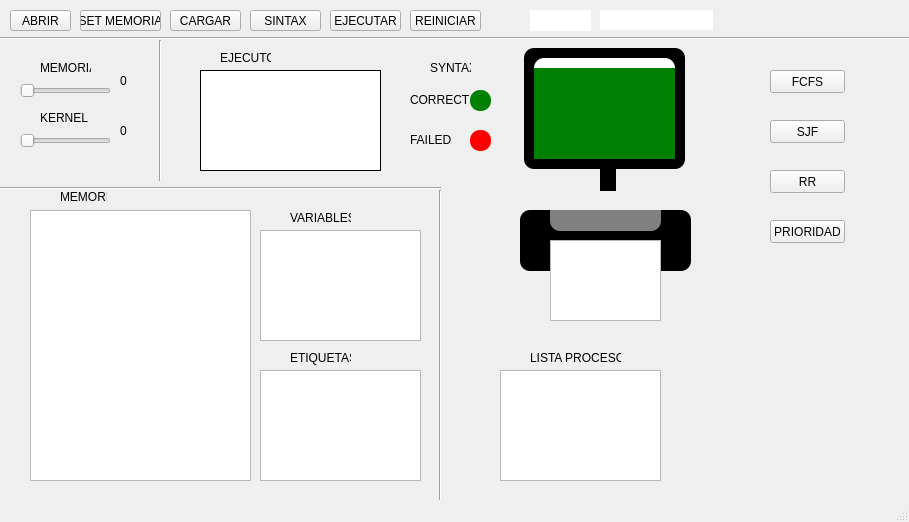
<?xml version="1.0" encoding="UTF-8"?>
<ui version="4.0">
 <class>MainWindow</class>
 <widget class="QMainWindow" name="MainWindow">
  <property name="geometry">
   <rect>
    <x>0</x>
    <y>0</y>
    <width>909</width>
    <height>522</height>
   </rect>
  </property>
  <property name="minimumSize">
   <size>
    <width>725</width>
    <height>522</height>
   </size>
  </property>
  <property name="maximumSize">
   <size>
    <width>909</width>
    <height>522</height>
   </size>
  </property>
  <property name="windowTitle">
   <string>MainWindow</string>
  </property>
  <property name="styleSheet">
   <string notr="true"/>
  </property>
  <widget class="QWidget" name="centralwidget">
   <widget class="QLabel" name="label">
    <property name="geometry">
     <rect>
      <x>40</x>
      <y>60</y>
      <width>51</width>
      <height>16</height>
     </rect>
    </property>
    <property name="text">
     <string>MEMORIA</string>
    </property>
   </widget>
   <widget class="QLabel" name="label_2">
    <property name="geometry">
     <rect>
      <x>40</x>
      <y>110</y>
      <width>51</width>
      <height>16</height>
     </rect>
    </property>
    <property name="text">
     <string>KERNEL</string>
    </property>
   </widget>
   <widget class="QSlider" name="sliderMemory">
    <property name="geometry">
     <rect>
      <x>20</x>
      <y>80</y>
      <width>91</width>
      <height>22</height>
     </rect>
    </property>
    <property name="minimum">
     <number>100</number>
    </property>
    <property name="maximum">
     <number>5900</number>
    </property>
    <property name="value">
     <number>100</number>
    </property>
    <property name="orientation">
     <enum>Qt::Horizontal</enum>
    </property>
   </widget>
   <widget class="QSlider" name="sliderKernel">
    <property name="geometry">
     <rect>
      <x>20</x>
      <y>130</y>
      <width>91</width>
      <height>22</height>
     </rect>
    </property>
    <property name="minimum">
     <number>1</number>
    </property>
    <property name="maximum">
     <number>5000</number>
    </property>
    <property name="orientation">
     <enum>Qt::Horizontal</enum>
    </property>
   </widget>
   <widget class="QLabel" name="label_3">
    <property name="geometry">
     <rect>
      <x>60</x>
      <y>190</y>
      <width>47</width>
      <height>13</height>
     </rect>
    </property>
    <property name="text">
     <string>MEMORIA</string>
    </property>
   </widget>
   <widget class="QListWidget" name="listMemoria">
    <property name="geometry">
     <rect>
      <x>30</x>
      <y>210</y>
      <width>221</width>
      <height>271</height>
     </rect>
    </property>
   </widget>
   <widget class="QListWidget" name="listEtiquetas">
    <property name="geometry">
     <rect>
      <x>260</x>
      <y>370</y>
      <width>161</width>
      <height>111</height>
     </rect>
    </property>
   </widget>
   <widget class="QLabel" name="label_4">
    <property name="geometry">
     <rect>
      <x>290</x>
      <y>350</y>
      <width>61</width>
      <height>16</height>
     </rect>
    </property>
    <property name="text">
     <string>ETIQUETAS</string>
    </property>
   </widget>
   <widget class="QListWidget" name="listVariables">
    <property name="geometry">
     <rect>
      <x>260</x>
      <y>230</y>
      <width>161</width>
      <height>111</height>
     </rect>
    </property>
   </widget>
   <widget class="QLabel" name="label_5">
    <property name="geometry">
     <rect>
      <x>290</x>
      <y>210</y>
      <width>61</width>
      <height>16</height>
     </rect>
    </property>
    <property name="text">
     <string>VARIABLES</string>
    </property>
   </widget>
   <widget class="Line" name="line">
    <property name="geometry">
     <rect>
      <x>0</x>
      <y>180</y>
      <width>441</width>
      <height>16</height>
     </rect>
    </property>
    <property name="orientation">
     <enum>Qt::Horizontal</enum>
    </property>
   </widget>
   <widget class="Line" name="line_2">
    <property name="geometry">
     <rect>
      <x>430</x>
      <y>190</y>
      <width>20</width>
      <height>311</height>
     </rect>
    </property>
    <property name="orientation">
     <enum>Qt::Vertical</enum>
    </property>
   </widget>
   <widget class="Line" name="line_3">
    <property name="geometry">
     <rect>
      <x>150</x>
      <y>40</y>
      <width>20</width>
      <height>141</height>
     </rect>
    </property>
    <property name="orientation">
     <enum>Qt::Vertical</enum>
    </property>
   </widget>
   <widget class="Line" name="line_4">
    <property name="geometry">
     <rect>
      <x>0</x>
      <y>30</y>
      <width>911</width>
      <height>16</height>
     </rect>
    </property>
    <property name="orientation">
     <enum>Qt::Horizontal</enum>
    </property>
   </widget>
   <widget class="QListWidget" name="listProcesos">
    <property name="geometry">
     <rect>
      <x>500</x>
      <y>370</y>
      <width>161</width>
      <height>111</height>
     </rect>
    </property>
   </widget>
   <widget class="QLabel" name="label_6">
    <property name="geometry">
     <rect>
      <x>530</x>
      <y>350</y>
      <width>91</width>
      <height>16</height>
     </rect>
    </property>
    <property name="text">
     <string>LISTA PROCESOS</string>
    </property>
   </widget>
   <widget class="QLabel" name="numMemory">
    <property name="geometry">
     <rect>
      <x>120</x>
      <y>70</y>
      <width>31</width>
      <height>21</height>
     </rect>
    </property>
    <property name="styleSheet">
     <string notr="true"/>
    </property>
    <property name="text">
     <string>0</string>
    </property>
   </widget>
   <widget class="QLabel" name="numKernel">
    <property name="geometry">
     <rect>
      <x>120</x>
      <y>120</y>
      <width>31</width>
      <height>21</height>
     </rect>
    </property>
    <property name="text">
     <string>0</string>
    </property>
   </widget>
   <widget class="QFrame" name="frame">
    <property name="geometry">
     <rect>
      <x>524</x>
      <y>48</y>
      <width>161</width>
      <height>121</height>
     </rect>
    </property>
    <property name="styleSheet">
     <string notr="true">background:black;
border-radius:10%;</string>
    </property>
    <property name="frameShape">
     <enum>QFrame::StyledPanel</enum>
    </property>
    <property name="frameShadow">
     <enum>QFrame::Raised</enum>
    </property>
    <widget class="QFrame" name="frame_2">
     <property name="geometry">
      <rect>
       <x>10</x>
       <y>10</y>
       <width>141</width>
       <height>101</height>
      </rect>
     </property>
     <property name="styleSheet">
      <string notr="true">background:white;
</string>
     </property>
     <property name="frameShape">
      <enum>QFrame::StyledPanel</enum>
     </property>
     <property name="frameShadow">
      <enum>QFrame::Raised</enum>
     </property>
     <widget class="QListWidget" name="screen">
      <property name="geometry">
       <rect>
        <x>0</x>
        <y>10</y>
        <width>141</width>
        <height>91</height>
       </rect>
      </property>
      <property name="styleSheet">
       <string notr="true">background:green;
border-radius:0 10%;</string>
      </property>
     </widget>
    </widget>
   </widget>
   <widget class="QLabel" name="label_9">
    <property name="geometry">
     <rect>
      <x>600</x>
      <y>160</y>
      <width>16</width>
      <height>31</height>
     </rect>
    </property>
    <property name="styleSheet">
     <string notr="true">background:black;</string>
    </property>
    <property name="text">
     <string/>
    </property>
   </widget>
   <widget class="QFrame" name="frame_3">
    <property name="geometry">
     <rect>
      <x>200</x>
      <y>70</y>
      <width>181</width>
      <height>101</height>
     </rect>
    </property>
    <property name="styleSheet">
     <string notr="true">background:white;
border: 1px solid black;</string>
    </property>
    <property name="frameShape">
     <enum>QFrame::StyledPanel</enum>
    </property>
    <property name="frameShadow">
     <enum>QFrame::Raised</enum>
    </property>
    <widget class="QLabel" name="ejecutor">
     <property name="geometry">
      <rect>
       <x>10</x>
       <y>10</y>
       <width>161</width>
       <height>16</height>
      </rect>
     </property>
     <property name="styleSheet">
      <string notr="true">border:none;</string>
     </property>
     <property name="text">
      <string/>
     </property>
    </widget>
   </widget>
   <widget class="QLabel" name="label_7">
    <property name="geometry">
     <rect>
      <x>220</x>
      <y>50</y>
      <width>51</width>
      <height>16</height>
     </rect>
    </property>
    <property name="text">
     <string>EJECUTOR</string>
    </property>
   </widget>
   <widget class="QPushButton" name="abrir">
    <property name="geometry">
     <rect>
      <x>10</x>
      <y>10</y>
      <width>61</width>
      <height>21</height>
     </rect>
    </property>
    <property name="text">
     <string>ABRIR</string>
    </property>
   </widget>
   <widget class="QPushButton" name="cargar">
    <property name="geometry">
     <rect>
      <x>170</x>
      <y>10</y>
      <width>71</width>
      <height>21</height>
     </rect>
    </property>
    <property name="text">
     <string>CARGAR</string>
    </property>
   </widget>
   <widget class="QLabel" name="label_8">
    <property name="geometry">
     <rect>
      <x>430</x>
      <y>60</y>
      <width>41</width>
      <height>16</height>
     </rect>
    </property>
    <property name="text">
     <string>SYNTAX</string>
    </property>
   </widget>
   <widget class="QLabel" name="correctLabel">
    <property name="geometry">
     <rect>
      <x>410</x>
      <y>90</y>
      <width>61</width>
      <height>20</height>
     </rect>
    </property>
    <property name="text">
     <string>CORRECT</string>
    </property>
   </widget>
   <widget class="QLabel" name="correctLed">
    <property name="geometry">
     <rect>
      <x>470</x>
      <y>90</y>
      <width>21</width>
      <height>21</height>
     </rect>
    </property>
    <property name="styleSheet">
     <string notr="true">background:green;
border-radius:10px;</string>
    </property>
    <property name="text">
     <string/>
    </property>
   </widget>
   <widget class="QLabel" name="failLed">
    <property name="geometry">
     <rect>
      <x>470</x>
      <y>130</y>
      <width>21</width>
      <height>21</height>
     </rect>
    </property>
    <property name="styleSheet">
     <string notr="true">background:red;
border-radius:10px;</string>
    </property>
    <property name="text">
     <string/>
    </property>
   </widget>
   <widget class="QLabel" name="failLabel">
    <property name="geometry">
     <rect>
      <x>410</x>
      <y>130</y>
      <width>61</width>
      <height>20</height>
     </rect>
    </property>
    <property name="text">
     <string>FAILED</string>
    </property>
   </widget>
   <widget class="QFrame" name="frame_4">
    <property name="geometry">
     <rect>
      <x>520</x>
      <y>210</y>
      <width>171</width>
      <height>61</height>
     </rect>
    </property>
    <property name="styleSheet">
     <string notr="true">background:black;
border-radius:10px;</string>
    </property>
    <property name="frameShape">
     <enum>QFrame::StyledPanel</enum>
    </property>
    <property name="frameShadow">
     <enum>QFrame::Raised</enum>
    </property>
    <widget class="QFrame" name="frame_5">
     <property name="geometry">
      <rect>
       <x>30</x>
       <y>-10</y>
       <width>111</width>
       <height>31</height>
      </rect>
     </property>
     <property name="styleSheet">
      <string notr="true">background:grey;
border-radius:10px;</string>
     </property>
     <property name="frameShape">
      <enum>QFrame::StyledPanel</enum>
     </property>
     <property name="frameShadow">
      <enum>QFrame::Raised</enum>
     </property>
    </widget>
   </widget>
   <widget class="QListWidget" name="impres">
    <property name="geometry">
     <rect>
      <x>550</x>
      <y>240</y>
      <width>111</width>
      <height>81</height>
     </rect>
    </property>
   </widget>
   <widget class="QPushButton" name="ejecutar">
    <property name="geometry">
     <rect>
      <x>330</x>
      <y>10</y>
      <width>71</width>
      <height>21</height>
     </rect>
    </property>
    <property name="text">
     <string>EJECUTAR</string>
    </property>
   </widget>
   <widget class="QPushButton" name="reiniciar">
    <property name="geometry">
     <rect>
      <x>410</x>
      <y>10</y>
      <width>71</width>
      <height>21</height>
     </rect>
    </property>
    <property name="text">
     <string>REINICIAR</string>
    </property>
   </widget>
   <widget class="QPushButton" name="setMemory">
    <property name="geometry">
     <rect>
      <x>80</x>
      <y>10</y>
      <width>81</width>
      <height>21</height>
     </rect>
    </property>
    <property name="text">
     <string>SET MEMORIA</string>
    </property>
   </widget>
   <widget class="QPushButton" name="sintax">
    <property name="geometry">
     <rect>
      <x>250</x>
      <y>10</y>
      <width>71</width>
      <height>21</height>
     </rect>
    </property>
    <property name="text">
     <string>SINTAX</string>
    </property>
   </widget>
   <widget class="QLineEdit" name="entrada">
    <property name="geometry">
     <rect>
      <x>600</x>
      <y>10</y>
      <width>113</width>
      <height>20</height>
     </rect>
    </property>
    <property name="styleSheet">
     <string notr="true">border:white;</string>
    </property>
   </widget>
   <widget class="QPushButton" name="botEntrada">
    <property name="geometry">
     <rect>
      <x>530</x>
      <y>10</y>
      <width>61</width>
      <height>21</height>
     </rect>
    </property>
    <property name="styleSheet">
     <string notr="true">color:white;
background:white;
border:white;</string>
    </property>
    <property name="text">
     <string>INGRESE</string>
    </property>
   </widget>
   <widget class="QPushButton" name="fcfsBu">
    <property name="geometry">
     <rect>
      <x>770</x>
      <y>70</y>
      <width>75</width>
      <height>23</height>
     </rect>
    </property>
    <property name="text">
     <string>FCFS</string>
    </property>
   </widget>
   <widget class="QPushButton" name="sjfBu">
    <property name="geometry">
     <rect>
      <x>770</x>
      <y>120</y>
      <width>75</width>
      <height>23</height>
     </rect>
    </property>
    <property name="text">
     <string>SJF</string>
    </property>
   </widget>
   <widget class="QPushButton" name="rrBu">
    <property name="geometry">
     <rect>
      <x>770</x>
      <y>170</y>
      <width>75</width>
      <height>23</height>
     </rect>
    </property>
    <property name="text">
     <string>RR</string>
    </property>
   </widget>
   <widget class="QPushButton" name="prioridadBu">
    <property name="geometry">
     <rect>
      <x>770</x>
      <y>220</y>
      <width>75</width>
      <height>23</height>
     </rect>
    </property>
    <property name="text">
     <string>PRIORIDAD</string>
    </property>
   </widget>
  </widget>
  <widget class="QStatusBar" name="statusbar"/>
 </widget>
 <resources/>
 <connections/>
</ui>
